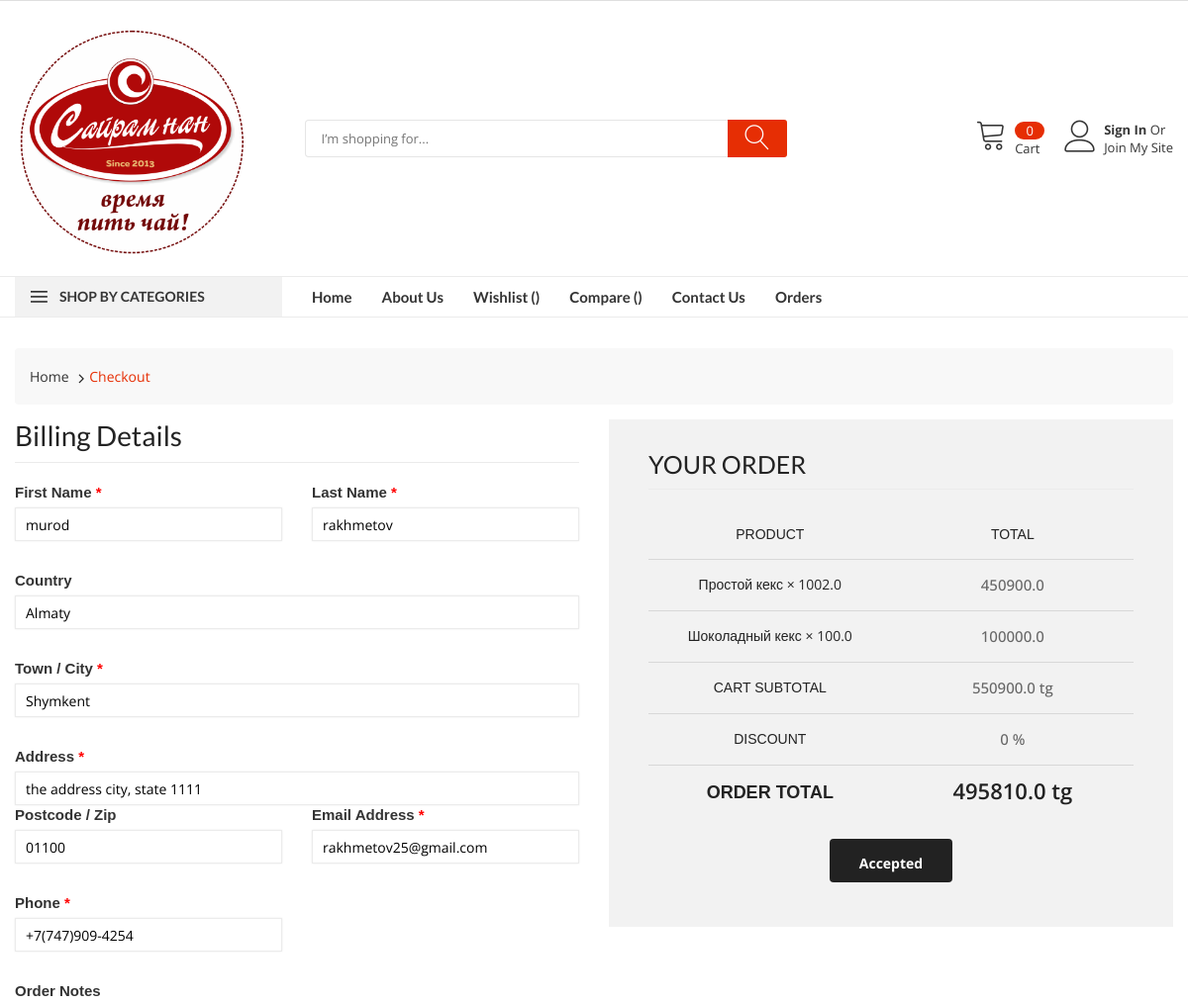
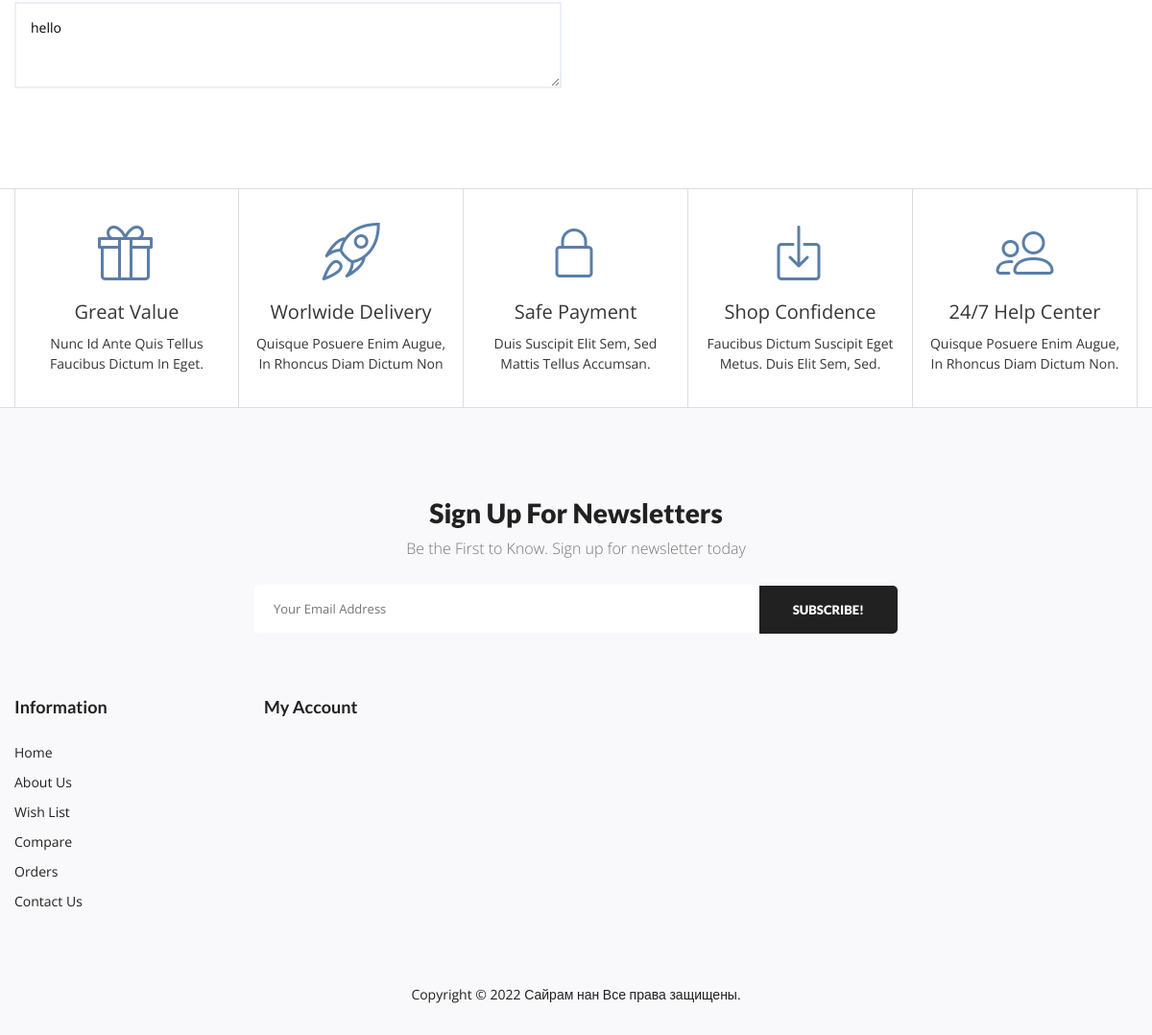
/orders/15/ (signed in), run on the app's committed database (2 pictures, top to bottom).
### main/models.py (models this page shows, shortened)
class Cart(models.Model):
    comment = models.CharField(max_length=200, blank=True)
    email = models.CharField(max_length=200, blank=True)
    last_name = models.CharField(max_length=200, blank=True)
    first_name = models.CharField(max_length=200, blank=True)
    zip_code = models.CharField(max_length=200, blank=True)
    country = models.CharField(max_length=200, blank=True)
    city = models.CharField(max_length=200, blank=True)
    phone = models.CharField(max_length=200, blank=True)
    address = models.CharField(max_length=200, blank=True)
    is_accepted = models.BooleanField(default=False)
    is_payed = models.BooleanField(default=False)
    status = models.IntegerField(default=0) # 0 - created zakaz  -1 - otmenen  1 - confirmed    2 - accepted
    session_id = models.CharField(max_length=200, blank=True)
    amount = models.FloatField(default=0)
    discount = models.ForeignKey(Product, on_delete=models.CASCADE, blank=True, null=True)
    discount_int = models.IntegerField(default=0, blank=True)
    orig_price = models.FloatField(default=0)
    price = models.FloatField(default=0)
    created_at = models.DateTimeField(default=datetime.now())

class CartItem(models.Model):
    product = models.ForeignKey(Product, on_delete=models.CASCADE)
    cart = models.ForeignKey(Cart, on_delete=models.CASCADE)
    amount = models.FloatField(default=0)
    price = models.FloatField(default=0)
    status = models.IntegerField(default=0)  # 0 - created -1 - deleted
    all_price = models.FloatField(default=0)

class Product(models.Model):
    title = models.CharField(max_length=200, blank=True)
    category = models.ForeignKey("Category", on_delete=models.CASCADE)
    level = models.IntegerField(blank=True, default=0)
    old_price = models.FloatField(default=0)
    price = models.FloatField(default=0)
    discount = models.IntegerField(default=0, blank=True)
    rating = models.FloatField(default=0)
    mini_description = models.TextField(blank=True)
    size = models.ForeignKey("Size", on_delete=models.CASCADE)
    logo = models.ImageField(upload_to='upload', blank=True)
    logo2 = models.ImageField(upload_to='upload', blank=True)
    logo3 = models.ImageField(upload_to='upload', blank=True)
    logo4 = models.ImageField(upload_to='upload', blank=True)
    logo5 = models.ImageField(upload_to='upload', blank=True)
    logo6 = models.ImageField(upload_to='upload', blank=True)
    logo_ver_1 = models.ImageField(upload_to='upload', blank=True)
    logo_ver_2 = models.ImageField(upload_to='upload', blank=True)
    logo_gor_1 = models.ImageField(upload_to='upload', blank=True)
    logo_gor_2 = models.ImageField(upload_to='upload', blank=True)
    description = models.TextField(blank=True)
    is_new = models.BooleanField(default=False)
    is_main = models.BooleanField(default=False)
    is_popular = models.BooleanField(default=False)
    is_discount = models.BooleanField(default=False)
    is_gor_photo = models.BooleanField(default=False)
    is_ver_photo = models.BooleanField(default=False)
    stock = models.IntegerField(blank=True, default=0)
    brand = models.ForeignKey(CategoryBrand, on_delete=models.CASCADE, blank=True, null=True)

### main/views.py (the view)
# urls.py: path('orders/<int:order_id>/', ordersItemHandler),
def ordersItemHandler(request, order_id):
    categories = Category.objects.all()
    new_cart = None
    cart_items = []
    order_items = []
    main_order = None
    if request.user.is_authenticated:
        order_items = CartItem.objects.filter(cart__id=order_id)
        main_order = Cart.objects.get(id=order_id)
    about = AboutUs.objects.all()
    return render(request, 'order_item.html', {
        'categories': categories,
        'new_cart': new_cart,
        'cart_items': cart_items,
        'order_items': order_items,
        'main_order': main_order,
    })

### templates/order_item.html (shortened to what this page needs)
{% extends 'base.html' %}
{% block content %}
    <div class="main-page-banner home-3">
        <div class="container">
            <div class="row">
                <div class="col-xl-3 col-lg-4 d-none d-lg-block">
                </div>
            </div>
        </div>
    </div>
    <div class="breadcrumb-area mt-30">
        <div class="container">
            <div class="breadcrumb">
                <ul class="d-flex align-items-center">
                    <li><a href="/">Home</a></li>
                    <li class="active"><a href="/checkout/">Checkout</a></li>
                </ul>
            </div>
        </div>
    </div>
    <div class="checkout-area pb-100 pt-15 pb-sm-60">
        <div class="container">
            <form action="/cart/" method="post">
                <div class="row">
                    <div class="col-lg-6 col-md-6">
                        <div class="checkbox-form mb-sm-40">
                            <h3>Billing Details</h3>
                            <div class="row">
                                <div class="col-md-6">
                                    <div class="checkout-form-list mb-sm-30">
                                        <label>First Name <span class="required">*</span></label>
                                        <input type="text" name="first_name" required placeholder="" value="{{ main_order.first_name }}" />
                                    </div>
                                </div>
                                <div class="col-md-6">
                                    <div class="checkout-form-list mb-30">
                                        <label>Last Name <span class="required">*</span></label>
                                        <input type="text" name="last_name" required placeholder="" value="{{ main_order.last_name }}" />
                                    </div>
                                </div>
                                <div class="col-md-12">
                                    <div class="checkout-form-list mb-30">
                                        <label>Country</label>
                                        <input type="text" name="city" required placeholder="Town / City"value="{{ main_order.country }}"  />
                                    </div>
                                </div>
                                <div class="col-md-12">
                                    <div class="checkout-form-list mb-30">
                                        <label>Town / City <span class="required">*</span></label>
                                        <input type="text" name="city" required placeholder="Town / City"value="{{ main_order.city }}"  />
                                    </div>
                                </div>
                                <div class="col-md-12">
                                    <div class="checkout-form-list">
                                        <label>Address <span class="required">*</span></label>
                                        <input type="text" name="address" placeholder="Street address" value="{{ main_order.address }}" />
                                    </div>
                                </div>
                                <br>
                                <div class="col-md-6">
                                    <div class="checkout-form-list mb-30">
                                        <label>Postcode / Zip </label>
                                        <input type="text" name="zip_code" placeholder="Postcode / Zip" value="{{ main_order.zip_code }}" />
                                    </div>
                                </div>
                                <div class="col-md-6">
                                    <div class="checkout-form-list mb-30">
                                        <label>Email Address <span class="required">*</span></label>
                                        <input type="email" name="email" required placeholder=""  value="{{ main_order.email }}" />
                                    </div>
                                </div>
                                <div class="col-md-6">
                                    <div class="checkout-form-list mb-30">
                                        <label>Phone  <span class="required">*</span></label>
                                        <input type="text" name="phone" required placeholder="Postcode / Zip" value="{{ main_order.phone }}" />
                                    </div>
                                </div>
                            </div>
                            <div class="order-notes">
                                <div class="checkout-form-list">
                                    <label>Order Notes</label>
                                    <textarea id="checkout-mess" cols="30" name="comment" rows="10" placeholder="Your wish...">{{ main_order.comment }}</textarea>
                                </div>
                            </div>
                        </div>
                    </div>
                    <div class="col-lg-6 col-md-6">
                        <div class="your-order">
                            <h3>Your order</h3>
                            <div class="your-order-table table-responsive">
                                <table>
                                    <thead>
                                        <tr>
                                            <th class="product-name">Product</th>
                                            <th class="product-total">Total</th>
                                        </tr>
                                    </thead>
                                    <tbody>
                                    {% for ci in order_items %}
                                        <tr class="cart_item">
                                            <td class="product-name">
                                                {{ ci.product.title }} <span class="product-quantity"> × {{ ci.amount }}</span>
                                            </td>
                                            <td class="product-total">
                                                <span class="amount">{{ ci.all_price }}</span>
                                            </td>
                                        </tr>
                                    {% endfor %}
                                    </tbody>
                                    <tfoot>
                                        <tr class="cart-subtotal">
                                            <th>Cart Subtotal</th>
                                            <td><span class="amount">{{ main_order.orig_price }} tg</span></td>
                                        </tr>
                                        <tr class="cart-subtotal">
                                            <th>Discount</th>
                                            <td><span class="amount">{% if new_cart %} - {{ main_order.discount_int }} {% else %} 0 {% endif %} %</span></td>
                                        </tr>
                                        <tr class="order-total">
                                            <th>Order Total</th>
                                            <td><span class=" total amount">{{ main_order.price }} tg</span>
                                            </td>
                                        </tr>
                                    </tfoot>
                                </table>
                            </div>
                            <div class="wc-proceed-to-checkout" style="text-align: center;">
                                <button>Accepted</button>
                            </div>
                        </div>
                    </div>
                </div>
            </form>
        </div>
    </div>
    <div class="support-area bdr-top">
        <div class="container">
            <div class="d-flex flex-wrap text-center">
                <div class="single-support">
                    <div class="support-icon">
                        <i class="lnr lnr-gift"></i>
                    </div>
                    <div class="support-desc">
                        <h6>Great Value</h6>
                        <span>Nunc id ante quis tellus faucibus dictum in eget.</span>
                    </div>
                </div>
                <div class="single-support">
                    <div class="support-icon">
                        <i class="lnr lnr-rocket" ></i>
                    </div>
                    <div class="support-desc">
                        <h6>Worlwide Delivery</h6>
                        <span>Quisque posuere enim augue, in rhoncus diam dictum non</span>
                    </div>
                </div>
                <div class="single-support">
                    <div class="support-icon">
                       <i class="lnr lnr-lock"></i>
                    </div>
                    <div class="support-desc">
                        <h6>Safe Payment</h6>
                        <span>Duis suscipit elit sem, sed mattis tellus accumsan.</span>
                    </div>
                </div>
                <div class="single-support">
                    <div class="support-icon">
                       <i class="lnr lnr-enter-down"></i>
                    </div>
                    <div class="support-desc">
                        <h6>Shop Confidence</h6>
                        <span>Faucibus dictum suscipit eget metus. Duis  elit sem, sed.</span>
                    </div>
                </div>
                <div class="single-support">
                    <div class="support-icon">
                       <i class="lnr lnr-users"></i>
                    </div>
                    <div class="support-desc">
                        <h6>24/7 Help Center</h6>
                        <span>Quisque posuere enim augue, in rhoncus diam dictum non.</span>
                    </div>
                </div>
            </div>
        </div>
    </div>
{% endblock %}

### data on the page
Cart: first_name "murod", last_name "rakhmetov", address "the address city, state 1111", zip_code "01100", email "rakhmetov25@gmail.com", phone "+7(747)909-4254", comment "hello", orig_price "550900.0", price "495810.0"
CartItem: product "Простой кекс", amount "1002.0", all_price "450900.0"
CartItem: product "Шоколадный кекс", amount "100.0", all_price "100000.0"
